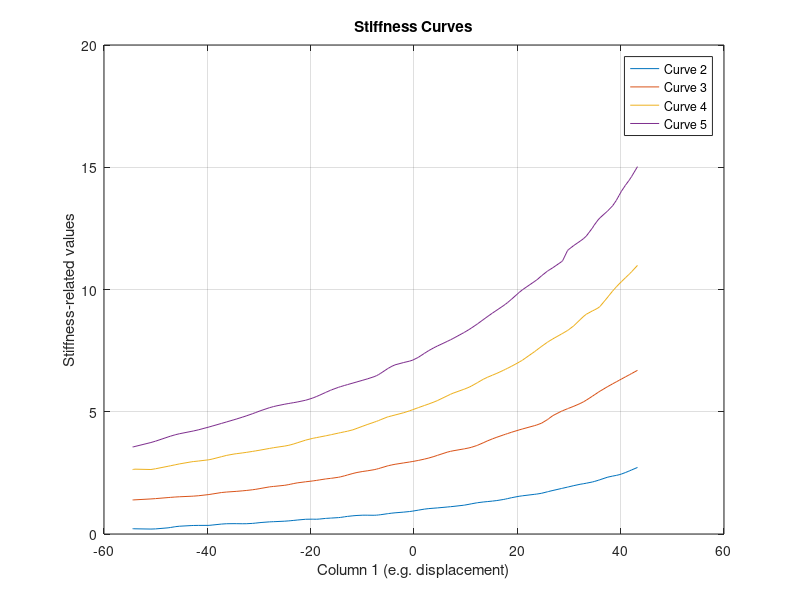
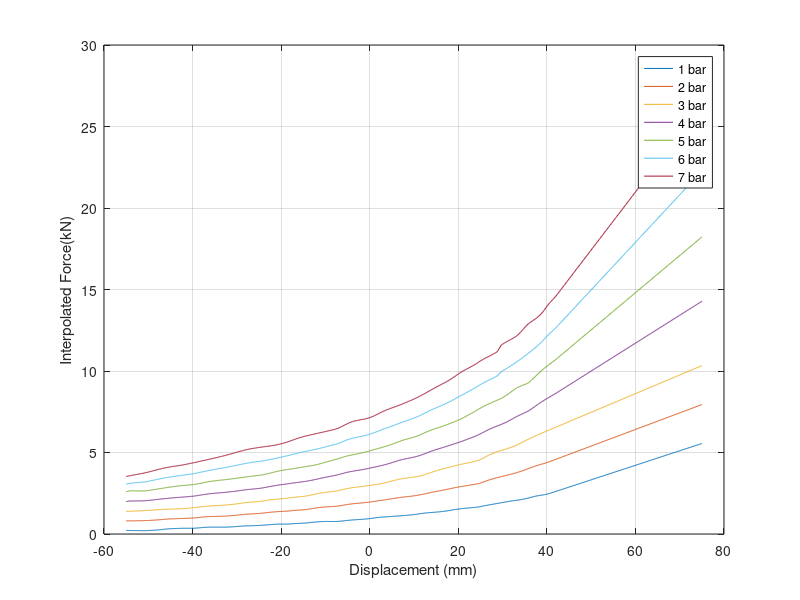
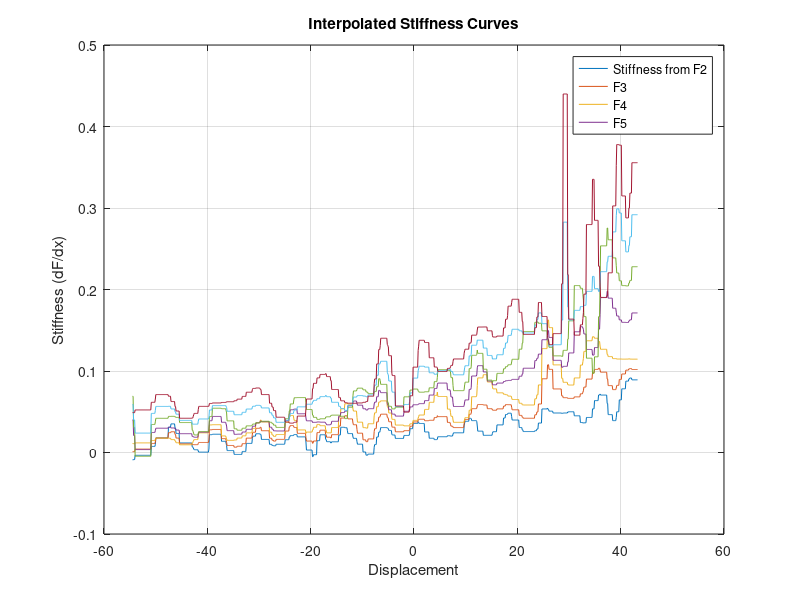

Write MATLAB code to recreate these figures, in order.
stiffness_curves=[-54.466	0.217	1.3928	2.6321	3.5579
-54.321	0.2157	1.3944	2.6421	3.565
-53.998	0.2129	1.3979	2.6521	3.5808
-50.916	0.2023	1.4343	2.6378	3.7418
-50.081	0.2085	1.4466	2.6665	3.7932
-49.988	0.2094	1.4481	2.67	3.7993
-47.594	0.2523	1.4903	2.7704	3.9695
-47.113	0.2673	1.4987	2.7917	4.0027
-46.299	0.2959	1.5116	2.8278	4.0536
-46.093	0.3021	1.5145	2.8368	4.0652
-45.417	0.3179	1.5226	2.8659	4.0996
-42.988	0.3465	1.5456	2.9552	4.2016
-42.771	0.348	1.5482	2.9611	4.2108
-42.633	0.3488	1.5501	2.9646	4.2169
-41.751	0.3518	1.5641	2.9836	4.2592
-39.69	0.3527	1.6139	3.0366	4.3758
-39.678	0.3529	1.6143	3.037	4.3765
-39.665	0.3531	1.6147	3.0375	4.3773
-39.08	0.3659	1.6345	3.0633	4.4125
-37.272	0.4064	1.6962	3.1615	4.5224
-36.368	0.4188	1.7146	3.2101	4.5779
-36.228	0.42	1.7169	3.2169	4.5866
-34.84	0.4233	1.7375	3.2708	4.6731
-34.294	0.422	1.7459	3.2867	4.7078
-33.249	0.4195	1.7644	3.3152	4.7762
-32.473	0.4205	1.7803	3.3383	4.8296
-31.287	0.4337	1.8089	3.3771	4.9173
-30.628	0.4469	1.8284	3.4001	4.9691
-29.812	0.4657	1.858	3.4299	5.0337
-29.609	0.4702	1.8661	3.4375	5.0494
-27.993	0.4961	1.9266	3.4994	5.1643
-27.505	0.501	1.9388	3.5175	5.1938
-27.204	0.5036	1.9453	3.5282	5.2106
-26.718	0.5076	1.9549	3.5445	5.2356
-25.014	0.5248	1.9925	3.5969	5.3093
-24.225	0.5372	2.0216	3.6296	5.3389
-23.968	0.5421	2.0329	3.6427	5.3482
-23.265	0.5567	2.0648	3.6846	5.3735
-22.608	0.5712	2.0906	3.7288	5.3979
-20.988	0.6023	2.1355	3.838	5.4703
-20.903	0.6034	2.1375	3.8432	5.4749
-19.713	0.607	2.1673	3.906	5.553
-19.515	0.606	2.1728	3.9151	5.5685
-18.842	0.6042	2.1936	3.9441	5.6256
-18.238	0.613	2.2144	3.9686	5.6809
-17.123	0.6373	2.2511	4.0148	5.7877
-16.994	0.6394	2.2547	4.0204	5.8002
-16.159	0.6505	2.2749	4.057	5.878
-15.947	0.653	2.28	4.0666	5.8967
-14.603	0.6707	2.3212	4.1282	6.0006
-14.244	0.6784	2.3368	4.1446	6.0248
-13.426	0.7037	2.3807	4.1809	6.0767
-12.95	0.7182	2.4092	4.2007	6.1058
-12.884	0.72	2.4132	4.2035	6.1098
-11.821	0.7447	2.4762	4.2625	6.1741
-11.036	0.7583	2.5161	4.3218	6.2215
-9.906	0.7698	2.5581	4.411	6.2902
-9.3	0.7702	2.5766	4.4576	6.3275
-8.939	0.769	2.5874	4.4844	6.3501
-7.713	0.7666	2.6307	4.573	6.4348
-7.272	0.7709	2.6522	4.606	6.4746
-6.893	0.7781	2.6735	4.6366	6.5158
-6.532	0.7871	2.6958	4.6693	6.5614
-5.173	0.8287	2.7819	4.7829	6.7519
-4.962	0.835	2.7936	4.7959	6.7796
-4.293	0.8531	2.826	4.8338	6.8591
-3.665	0.8666	2.8515	4.8674	6.9184
-1.983	0.8956	2.9081	4.961	7.0144
-1.965	0.896	2.9087	4.9621	7.0153
-0.856	0.9192	2.945	5.0379	7.0702
-0.227	0.9376	2.9672	5.0861	7.114
0.766	0.973	3.0063	5.1634	7.218
0.901	0.9781	3.012	5.1736	7.2349
2.008	1.0175	3.0629	5.2555	7.3873
2.869	1.0392	3.1084	5.3197	7.5035
3.86	1.0565	3.1694	5.3984	7.6187
4.454	1.0659	3.211	5.4501	7.681
4.528	1.0671	3.2165	5.4569	7.6887
6.423	1.1038	3.3467	5.6495	7.877
7.049	1.1167	3.38	5.7126	7.9416
7.069	1.1171	3.381	5.7146	7.9437
7.549	1.1268	3.4023	5.7587	7.995
9.633	1.1772	3.4794	5.9169	8.2342
9.798	1.1826	3.4857	5.9296	8.2543
10.644	1.215	3.5219	6.0026	8.3615
11.08	1.2333	3.5445	6.0475	8.42
12.156	1.2754	3.6182	6.1758	8.5749
12.319	1.2807	3.6316	6.1963	8.5994
13.396	1.3089	3.7302	6.3273	8.7652
14.175	1.3253	3.8046	6.4069	8.8852
15.138	1.3456	3.8879	6.4924	9.029
15.183	1.3466	3.8916	6.4962	9.0355
16.032	1.3683	3.9579	6.571	9.1558
17.269	1.4102	4.0485	6.6911	9.3325
17.704	1.4286	4.0796	6.7358	9.399
18.12	1.448	4.1091	6.7796	9.467
18.898	1.4855	4.1629	6.8634	9.6067
20.339	1.5429	4.2566	7.0282	9.8776
20.874	1.5593	4.2889	7.096	9.9696
20.937	1.5611	4.2927	7.1043	9.9798
21.077	1.565	4.3009	7.1231	10.0023
23.371	1.624	4.4346	7.4637	10.3346
23.741	1.6339	4.459	7.5228	10.3913
24.005	1.6415	4.4777	7.5651	10.4352
24.719	1.6673	4.5369	7.6783	10.5666
25.806	1.7254	4.6755	7.8406	10.748
25.894	1.7302	4.6896	7.853	10.7606
26.068	1.7394	4.7179	7.8767	10.7847
26.898	1.7815	4.8451	7.9838	10.8946
28.532	1.8607	5.0208	8.1776	11.133
28.788	1.873	5.0441	8.2078	11.186
29.708	1.9176	5.1233	8.3231	11.5907
29.735	1.9189	5.1256	8.3267	11.5971
29.878	1.926	5.1375	8.3466	11.6283
30.94	1.9791	5.2254	8.5182	11.8021
32.141	2.0332	5.3353	8.7642	11.975
32.69	2.0534	5.3942	8.8748	12.061
32.859	2.0595	5.4137	8.9064	12.09
33.35	2.0774	5.4746	8.9883	12.1854
34.527	2.128	5.636	9.1245	12.5146
34.891	2.1475	5.6877	9.1598	12.6366
35.643	2.1954	5.7931	9.2481	12.8508
35.955	2.2174	5.8356	9.3001	12.9221
36.02	2.2221	5.8442	9.3123	12.9358
37.364	2.3168	6.0144	9.6531	13.1915
37.527	2.3266	6.034	9.698	13.2229
38.43	2.3686	6.1403	9.9337	13.422
39.087	2.3943	6.216	10.0906	13.6208
39.166	2.3977	6.2251	10.1087	13.6486
39.704	2.4246	6.2868	10.2272	13.8519
40.153	2.4536	6.3383	10.3218	14.0212
40.923	2.5138	6.4265	10.4795	14.2636
41.574	2.5708	6.5011	10.6126	14.451
41.761	2.5877	6.5226	10.6515	14.5071
42.111	2.6197	6.5627	10.7254	14.6185
43.255	2.7217	6.6937	10.9862	15.0253];

figure
plot(stiffness_curves(:,1), stiffness_curves(:,2:5))
legend('Curve 2', 'Curve 3', 'Curve 4', 'Curve 5')
xlabel('Column 1 (e.g. displacement)')
ylabel('Stiffness-related values')
title('Stiffness Curves')
grid on
% % % % % % % % % % % % % % % % % % % % % % % % % % % % % % % % % % 
% Extract columns
x = stiffness_curves(:,1);         % 1st column (Displacement)
F2 = stiffness_curves(:,2);        % 2nd column
F3 = stiffness_curves(:,3);        % 3rd column
F4 = stiffness_curves(:,4);        % 4th column
F5 = stiffness_curves(:,5);        % 5th column
% Compute intermediate averages
F2_3_avg = (F2 + F3) / 2;          % between F2 and F3
F3_4_avg = (F3 + F4) / 2;          % between F3 and F4
F4_5_avg = (F4 + F5) / 2;          % between F4 and F5
% Construct modified matrix with averaged columns in between
stiffness_curves = [x, ...
              F2, ...
              F2_3_avg, ...
              F3, ...
              F3_4_avg, ...
              F4, ...
              F4_5_avg, ...
              F5];
figure
plot(stiffness_curves(:,1), stiffness_curves(:,2:8))
legend('1 bar', '2 bar','3 bar','4 bar', '5 bar','6 bar', '7 bar')
xlabel('Column 1 (e.g. displacement)')
ylabel('Stiffness-related values')
title('Stiffness Curves')
grid on

% % 115-43.255
% % 
% % ans =
% % 
% %    71.7450 %till that curve is there. i need more 20 mm info

F_interp_fun = cell(1,7);
for i = 1:length(F_interp_fun)
    F_interp_fun{i} = @(xq) interp1(stiffness_curves(:,1), stiffness_curves(:,i+1), xq, 'linear', 'extrap');
end


xq = linspace(-55, 75, 1000);  % query points(points i ask my function)

Fq = zeros(length(xq), 7);
for i = 1:7
    Fq(:,i) = F_interp_fun{i}(xq);  % evaluate each function vectorially from f1 to f7
end

plot(xq, Fq)
legend('1 bar', '2 bar','3 bar','4 bar', '5 bar','6 bar', '7 bar')
xlabel('Displacement (mm)')
ylabel('Interpolated Force(kN)')
grid on


save('air_spring_functions.mat', 'F_interp_fun');


dx = 0.01;
  xq = linspace(min(x), max(x), 1000);
%  xq = 0;
k_interp = zeros(length(xq), 7);

for i = 1:7
    % Central difference
    Fplus  = F_interp_fun{i}(xq + dx);
    Fminus = F_interp_fun{i}(xq - dx);
    k_interp(:,i) = (Fplus - Fminus) / (2*dx);   % Approximate dF/dx
end

figure
plot(xq, k_interp);
legend('Stiffness from F2', 'F3', 'F4', 'F5');
xlabel('Displacement');
ylabel('Stiffness (dF/dx)');
title('Interpolated Stiffness Curves');
grid on;
